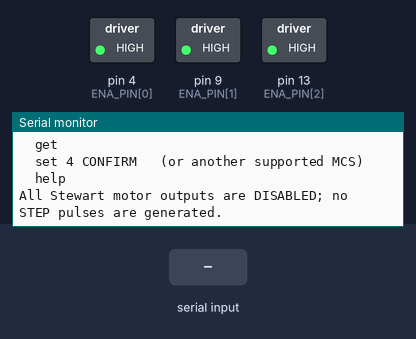
This sketch was run on a simulated Arduino Uno, built with avr-gcc and run on an emulated ATmega328P. Shown: switched loads named in the sketch (green lamp = pin HIGH), the last lines printed to the serial monitor. The inputs (shaded band) are chosen by the test bench.

Above: at 1.4 s.
1.5 s: "get 1\n" received over Serial
At 2.7 s:
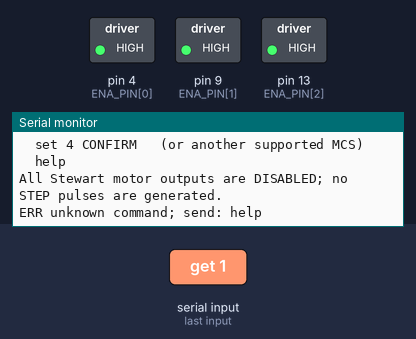
3.0 s: "get\n" received over Serial
At 4.3 s:
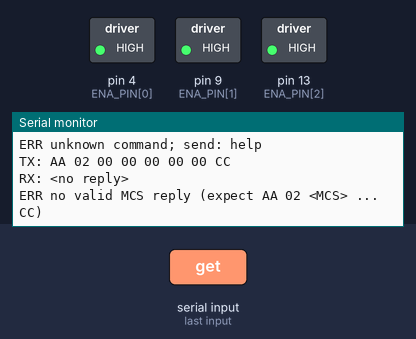
5.0 s: "set 90\n" received over Serial
At 5.3 s:
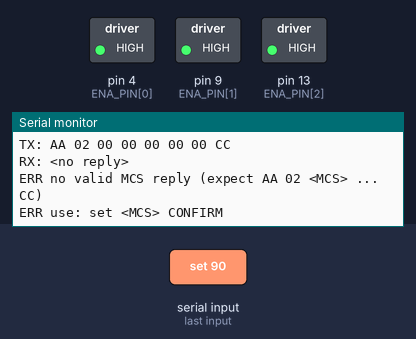

Measured:
- after the input at 1.5 s, the serial monitor: prints a new line at once (image 1)
- after the input at 3.0 s, the serial monitor: prints a new line at once (image 2)
- after the input at 5.0 s, the serial monitor: prints a new line at once (image 3)

The sketch:

uim5756pm_config.ino
```cpp
/*
  UIM5756PM one-motor UART configuration tool (Uno R4 WiFi)

  This dedicated sketch NEVER generates STEP pulses and forces all three
  Stewart ENA outputs inactive. Connect exactly one motor's configuration
  UART at a time:

    Motor white TX -> Uno A4 (software UART RX)
    Motor green RX <- Uno A5 (software UART TX)
    Motor black signal GND -> Uno GND

  Motor power (24-48 V) must be on, but its driver output must remain disabled.
  USB serial monitor: 115200 baud, newline enabled.

  Commands:
    get
    set 4 CONFIRM
    help

  Protocol derived from UIROBOT CFG344 v250730:
    UART 57600 8N1
    8-byte frame: AA CMD D0 D1 D2 D3 D4 CC
    query MCS = 0x02, set MCS = 0x82, save EEPROM = 0x8A
*/

#include <Arduino.h>
#include <SoftwareSerial.h>

const uint8_t CFG_RX_PIN = A4;  // Motor white TX -> Uno RX
const uint8_t CFG_TX_PIN = A5;  // Motor green RX <- Uno TX
const unsigned long CFG_BAUD = 57600;
const unsigned long REPLY_TIMEOUT_MS = 500;

// Same active-low Stewart enable wiring as the runtime firmware.
const uint8_t ENA_PIN[3] = {4, 9, 13};

const uint8_t FRAME_START = 0xAA;
const uint8_t FRAME_END = 0xCC;
const uint8_t CMD_GET_MCS = 0x02;
const uint8_t CMD_SET_MCS = 0x82;
const uint8_t CMD_SAVE_EEPROM = 0x8A;

SoftwareSerial motorUart(CFG_RX_PIN, CFG_TX_PIN);
String line;

bool validMcs(long value) {
  return value == 1 || value == 2 || value == 4 || value == 8 ||
         value == 16 || value == 32 || value == 64 || value == 128;
}

void disableAllDrivers() {
  for (uint8_t i = 0; i < 3; i++) {
    pinMode(ENA_PIN[i], OUTPUT);
    digitalWrite(ENA_PIN[i], HIGH);  // ENA active-low: HIGH = disabled
  }
}

void clearMotorRx() {
  while (motorUart.available()) motorUart.read();
}

void printHexByte(uint8_t value) {
  if (value < 0x10) Serial.print('0');
  Serial.print(value, HEX);
}

void printBytes(const __FlashStringHelper *label, const uint8_t *data, size_t length) {
  Serial.print(label);
  for (size_t i = 0; i < length; i++) {
    if (i) Serial.print(' ');
    printHexByte(data[i]);
  }
  Serial.println();
}

size_t exchangeFrame(
  uint8_t command,
  uint8_t data0,
  uint8_t *reply,
  size_t replyCapacity
) {
  uint8_t frame[8] = {
    FRAME_START, command, data0, 0x00, 0x00, 0x00, 0x00, FRAME_END
  };

  clearMotorRx();
  printBytes(F("TX: "), frame, sizeof(frame));
  motorUart.write(frame, sizeof(frame));
  motorUart.flush();

  size_t count = 0;
  unsigned long deadline = millis() + REPLY_TIMEOUT_MS;
  while ((long)(deadline - millis()) > 0 && count < replyCapacity) {
    if (motorUart.available()) {
      reply[count++] = (uint8_t)motorUart.read();
      // Continue briefly after each byte so a complete frame can arrive.
      deadline = millis() + 50;
    }
  }

  if (count) printBytes(F("RX: "), reply, count);
  else Serial.println(F("RX: <no reply>"));
  return count;
}

bool findReplyFrame(
  const uint8_t *reply,
  size_t length,
  uint8_t expectedCommand,
  uint8_t *data0
) {
  if (length < 8) return false;
  for (size_t i = 0; i + 7 < length; i++) {
    if (reply[i] == FRAME_START &&
        reply[i + 1] == expectedCommand &&
        reply[i + 7] == FRAME_END) {
      *data0 = reply[i + 2];
      return true;
    }
  }
  return false;
}

bool queryMcs(uint8_t *mcs) {
  uint8_t reply[32];
  size_t length = exchangeFrame(CMD_GET_MCS, 0, reply, sizeof(reply));
  if (!findReplyFrame(reply, length, CMD_GET_MCS, mcs)) {
    Serial.println(F("ERR no valid MCS reply (expect AA 02 <MCS> ... CC)"));
    return false;
  }
  Serial.print(F("OK MCS "));
  Serial.println(*mcs);
  return true;
}

void setMcs(uint8_t mcs) {
  uint8_t oldMcs = 0;
  Serial.println(F("Checking connected motor before write..."));
  if (!queryMcs(&oldMcs)) {
    Serial.println(F("ERR refusing write: verify TX/RX/GND and motor power"));
    return;
  }

  Serial.print(F("Writing MCS "));
  Serial.print(mcs);
  Serial.print(F(" (was "));
  Serial.print(oldMcs);
  Serial.println(F(")..."));

  uint8_t reply[32];
  exchangeFrame(CMD_SET_MCS, mcs, reply, sizeof(reply));
  delay(100);
  exchangeFrame(CMD_SAVE_EEPROM, 0, reply, sizeof(reply));

  Serial.println(F("OK write sequence sent"));
  Serial.println(F("Power-cycle the motor, reconnect UART, then run: get"));
}

void printHelp() {
  Serial.println(F("UIM5756PM CONFIG (one motor connected at a time)"));
  Serial.println(F("A4 RX <- white motor TX"));
  Serial.println(F("A5 TX -> green motor RX"));
  Serial.println(F("Commands:"));
  Serial.println(F("  get"));
  Serial.println(F("  set 4 CONFIRM   (or another supported MCS)"));
  Serial.println(F("  help"));
  Serial.println(F("All Stewart motor outputs are DISABLED; no STEP pulses are generated."));
}

void handleCommand(String command) {
  command.trim();
  if (!command.length()) return;

  if (command.equalsIgnoreCase("get")) {
    uint8_t mcs = 0;
    queryMcs(&mcs);
    return;
  }

  if (command.equalsIgnoreCase("help") || command == "?") {
    printHelp();
    return;
  }

  if (command.startsWith("set ")) {
    int firstSpace = command.indexOf(' ');
    int secondSpace = command.indexOf(' ', firstSpace + 1);
    if (secondSpace < 0) {
      Serial.println(F("ERR use: set <MCS> CONFIRM"));
      return;
    }
    long requested = command.substring(firstSpace + 1, secondSpace).toInt();
    String confirmation = command.substring(secondSpace + 1);
    confirmation.trim();
    if (!validMcs(requested)) {
      Serial.println(F("ERR MCS must be 1,2,4,8,16,32,64,128"));
      return;
    }
    if (!confirmation.equalsIgnoreCase("CONFIRM")) {
      Serial.println(F("ERR append CONFIRM to write EEPROM"));
      return;
    }
    setMcs((uint8_t)requested);
    return;
  }

  Serial.println(F("ERR unknown command; send: help"));
}

void setup() {
  disableAllDrivers();
  Serial.begin(115200);
  motorUart.begin(CFG_BAUD);
  delay(250);
  printHelp();
}

void loop() {
  // Reassert disabled outputs in case of electrical disturbance.
  disableAllDrivers();

  while (Serial.available()) {
    char c = (char)Serial.read();
    if (c == '\n' || c == '\r') {
      if (line.length()) {
        handleCommand(line);
        line = "";
      }
    } else if (line.length() < 63) {
      line += c;
    }
  }
}
```
